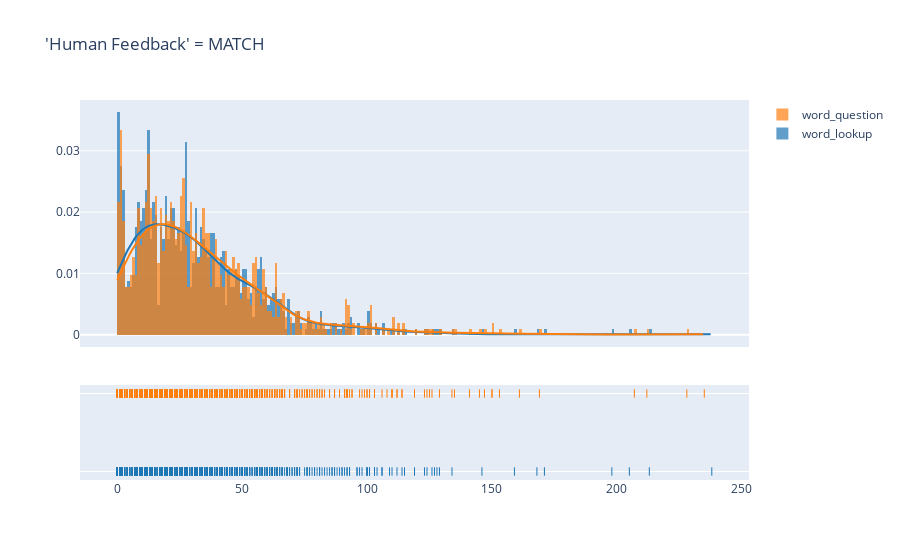

Notebook source saved alongside this figure:
### Code cell
fig = ff.create_distplot([m['word_lookup'], m['word_question']], 
                        group_labels=["word_lookup", "word_question"]
                        )
fig.update_layout(title_text="'Human Feedback' = MATCH")
fig.show()

### Figure 1 — Plotly figure (JSON) as saved in the notebook; plotly's stock layout.template omitted (floating-point values rounded to 4 significant figures; data arrays with more than 128 entries replaced by an {"elided": "..."} marker saying what was removed)
{"data": [{"autobinx": false, "histnorm": "probability density", "legendgroup": "word_lookup", "marker": {"color": "rgb(31, 119, 180)"}, "name": "word_lookup", "opacity": 0.7, "type": "histogram", "x": {"elided": "1021 int values"}, "xaxis": "x", "xbins": {"end": 238, "size": 1, "start": 0}, "yaxis": "y"}, {"autobinx": false, "histnorm": "probability density", "legendgroup": "word_question", "marker": {"color": "rgb(255, 127, 14)"}, "name": "word_question", "opacity": 0.7, "type": "histogram", "x": {"elided": "1021 int values"}, "xaxis": "x", "xbins": {"end": 235, "size": 1, "start": 0}, "yaxis": "y"}, {"legendgroup": "word_lookup", "marker": {"color": "rgb(31, 119, 180)"}, "mode": "lines", "name": "word_lookup", "showlegend": false, "type": "scatter", "x": {"elided": "500 float values"}, "xaxis": "x", "y": {"elided": "500 float values"}, "yaxis": "y"}, {"legendgroup": "word_question", "marker": {"color": "rgb(255, 127, 14)"}, "mode": "lines", "name": "word_question", "showlegend": false, "type": "scatter", "x": {"elided": "500 float values"}, "xaxis": "x", "y": {"elided": "500 float values"}, "yaxis": "y"}, {"legendgroup": "word_lookup", "marker": {"color": "rgb(31, 119, 180)", "symbol": "line-ns-open"}, "mode": "markers", "name": "word_lookup", "showlegend": false, "type": "scatter", "x": {"elided": "1021 int values"}, "xaxis": "x", "y": {"elided": "1021 str values"}, "yaxis": "y2"}, {"legendgroup": "word_question", "marker": {"color": "rgb(255, 127, 14)", "symbol": "line-ns-open"}, "mode": "markers", "name": "word_question", "showlegend": false, "type": "scatter", "x": {"elided": "1021 int values"}, "xaxis": "x", "y": {"elided": "1021 str values"}, "yaxis": "y2"}], "layout": {"barmode": "overlay", "hovermode": "closest", "legend": {"traceorder": "reversed"}, "title": {"text": "'Human Feedback' = MATCH"}, "xaxis": {"anchor": "y2", "domain": [0, 1], "zeroline": false}, "yaxis": {"anchor": "free", "domain": [0.35, 1], "position": 0}, "yaxis2": {"anchor": "x", "domain": [0, 0.25], "dtick": 1, "showticklabels": false}}}
